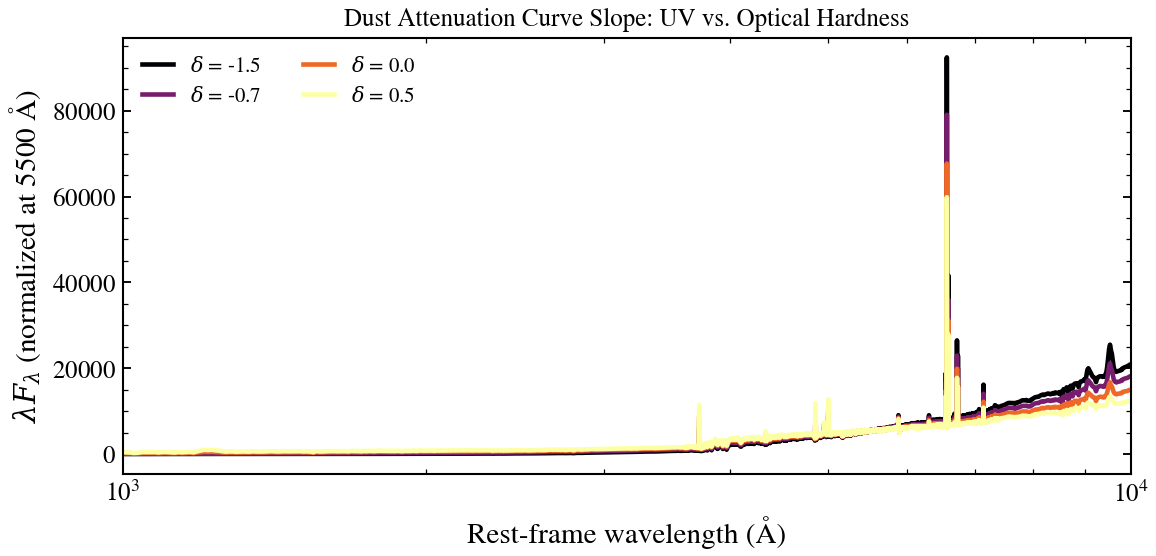

The Python source for this figure:
"""
Attenuation Curve Slope (δ)
============================

The power-law slope δ modifies the Calzetti attenuation curve shape.
Negative δ steepens UV attenuation; positive δ flattens it. This controls
whether dust absorbs more or less light at short wavelengths relative to
optical.
"""

# sphinx_gallery_thumbnail_number = 1

from pathlib import Path

import jax
import jax.numpy as jnp
import matplotlib.pyplot as plt
import numpy as np

jax.config.update("jax_enable_x64", True)

from tengri import Fixed, Parameters, SEDModel, Uniform, load_ssp_data
from tengri.plotting import SWEEP_CMAPS, setup_style, sweep_parameter

setup_style()


def _find_ssp():
    """Find SSP data file in standard locations."""
    name = "ssp_prsc_miles_chabrier_wNE_logGasU-3.0_logGasZ0.0.h5"
    for p in [
        Path("data") / name,
        Path("../data") / name,
        Path("../../data") / name,
        Path("../../../data") / name,
    ]:
        if p.exists():
            return str(p)
    return None


SSP_PATH = _find_ssp()
if SSP_PATH is None:
    raise FileNotFoundError("SSP data not found — skipping example")

ssp = load_ssp_data(SSP_PATH)

# --- Build model: typical galaxy ---
spec = Parameters(
    sfh_tsnorm_log_peak_sfr=Fixed(1.0),
    sfh_tsnorm_peak_lbt_gyr=Fixed(2.0),
    sfh_tsnorm_width_gyr=Fixed(1.5),
    sfh_tsnorm_skew=Fixed(0.2),
    sfh_tsnorm_trunc=Fixed(3.0),
    met_logzsol=Fixed(-0.3),
    dust_tau_bc=Fixed(1.0),
    dust_tau_diff=Fixed(0.5),
    dust_slope=Fixed(-0.7),  # Will sweep this
    redshift=Fixed(0.1),
)
model = SEDModel(spec, ssp)

# --- Sweep dust_slope ---
values = [-1.5, -0.7, 0.0, 0.5]
fig, ax = sweep_parameter(
    model,
    "dust_slope",
    values,
    cmap=SWEEP_CMAPS["dust"],
    label_fmt=r"$\delta$ = {:.1f}",
    wave_range=(1000, 10000),
    normalize_at=5500.0,
)
ax.set_title("Dust Attenuation Curve Slope: UV vs. Optical Hardness", fontsize=12)
ax.set_ylabel(r"$\lambda F_\lambda$ (normalized at 5500 Å)")
plt.tight_layout()
plt.savefig("plot_dust_slope_sweep.png", dpi=150, bbox_inches="tight")
plt.show()
